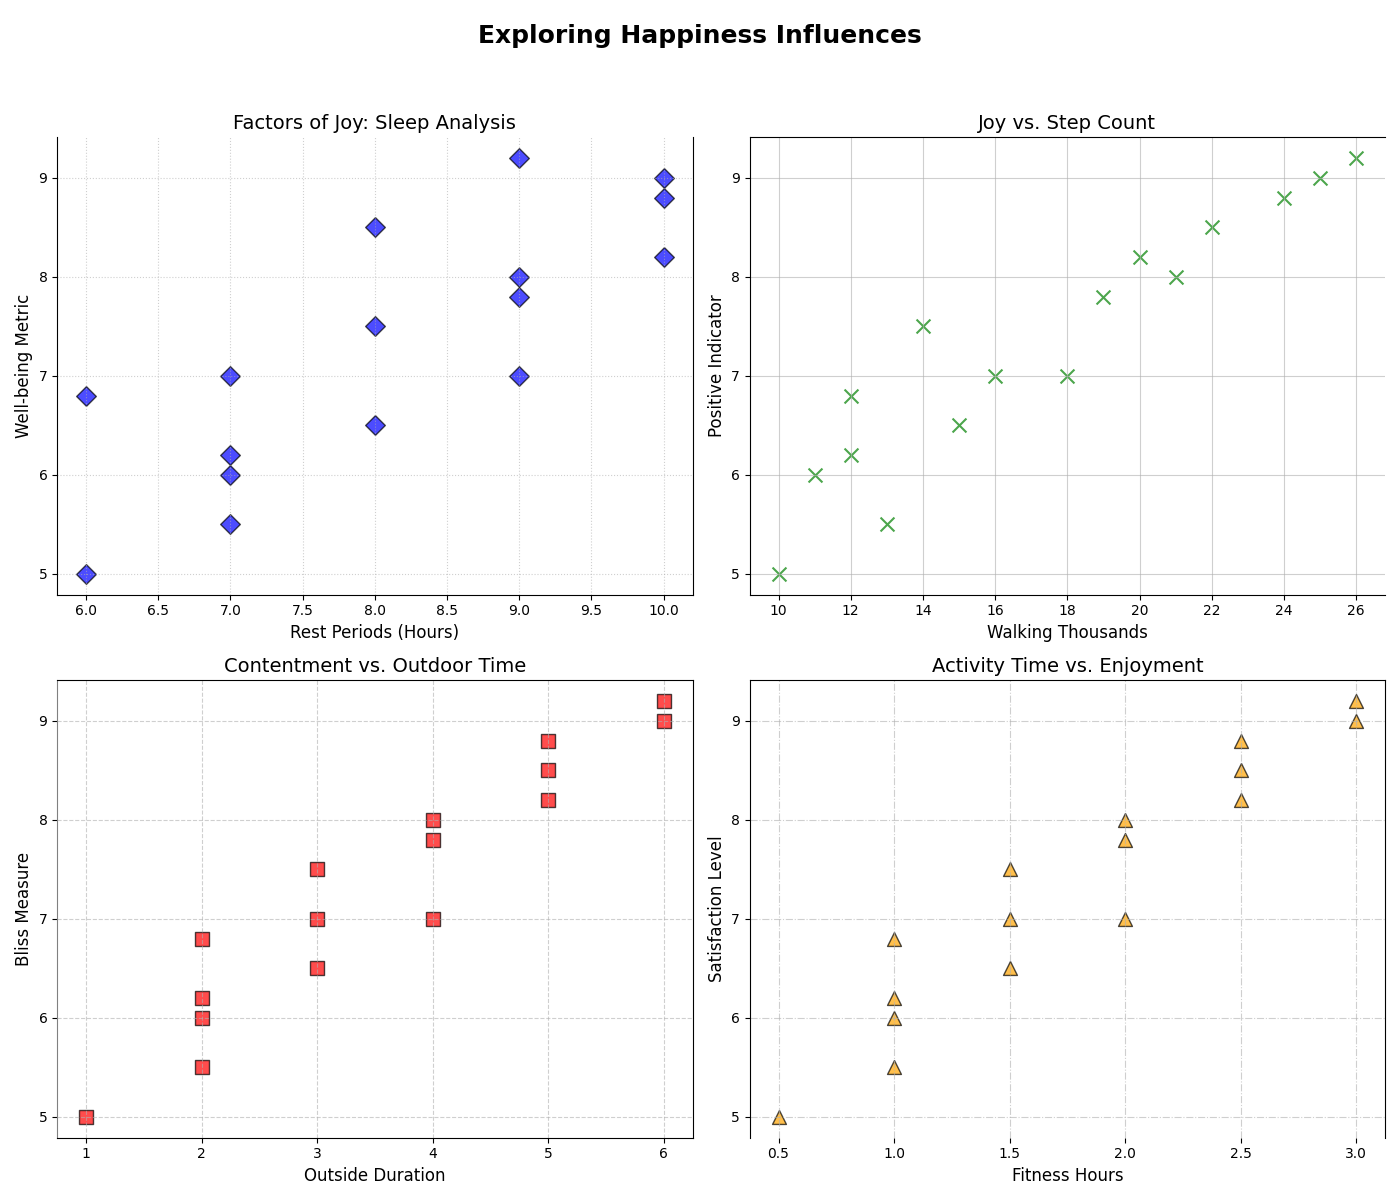

This figure's Python source:
import matplotlib.pyplot as plt
import numpy as np

# Data for the analysis
happiness_score = np.array([5.0, 6.2, 6.5, 6.0, 7.0, 8.2, 7.5, 7.8, 9.0, 8.5, 7.0, 6.8, 8.0, 8.8, 9.2, 5.5])
sleep_hours = np.array([6, 7, 8, 7, 9, 10, 8, 9, 10, 8, 7, 6, 9, 10, 9, 7])
daily_steps = np.array([10, 12, 15, 11, 18, 20, 14, 19, 25, 22, 16, 12, 21, 24, 26, 13])
outdoor_hours = np.array([1, 2, 3, 2, 4, 5, 3, 4, 6, 5, 3, 2, 4, 5, 6, 2])
exercise_duration = np.array([0.5, 1.0, 1.5, 1.0, 2.0, 2.5, 1.5, 2.0, 3.0, 2.5, 1.5, 1.0, 2.0, 2.5, 3.0, 1.0])

fig, axs = plt.subplots(2, 2, figsize=(14, 12))
fig.suptitle("Exploring Happiness Influences", fontsize=18, fontweight='bold')

# Using diamond marker, solid border and dotted grid
axs[0, 0].scatter(sleep_hours, happiness_score, color='blue', marker='D', s=100, edgecolor='black', alpha=0.7)
axs[0, 0].set_title("Factors of Joy: Sleep Analysis", fontsize=14)
axs[0, 0].set_xlabel("Rest Periods (Hours)", fontsize=12)
axs[0, 0].set_ylabel("Well-being Metric", fontsize=12)
axs[0, 0].grid(True, linestyle=':', alpha=0.6)
axs[0, 0].spines['top'].set_visible(False)

# Using cross marker, solid grid line and removing one border
axs[0, 1].scatter(daily_steps, happiness_score, color='green', marker='x', s=100, edgecolor='black', alpha=0.7)
axs[0, 1].set_title("Joy vs. Step Count", fontsize=14)
axs[0, 1].set_xlabel("Walking Thousands", fontsize=12)
axs[0, 1].set_ylabel("Positive Indicator", fontsize=12)
axs[0, 1].grid(True, linestyle='-', alpha=0.6)
axs[0, 1].spines['right'].set_visible(False)

# Using square marker, dashed grid line and changing color
axs[1, 0].scatter(outdoor_hours, happiness_score, color='red', marker='s', s=100, edgecolor='black', alpha=0.7)
axs[1, 0].set_title("Contentment vs. Outdoor Time", fontsize=14)
axs[1, 0].set_xlabel("Outside Duration", fontsize=12)
axs[1, 0].set_ylabel("Bliss Measure", fontsize=12)
axs[1, 0].grid(True, linestyle='--', alpha=0.6)
axs[1, 0].spines['left'].set_color('gray')

# Using triangle marker, dot-dash grid line and removing bottom border
axs[1, 1].scatter(exercise_duration, happiness_score, color='orange', marker='^', s=100, edgecolor='black', alpha=0.7)
axs[1, 1].set_title("Activity Time vs. Enjoyment", fontsize=14)
axs[1, 1].set_xlabel("Fitness Hours", fontsize=12)
axs[1, 1].set_ylabel("Satisfaction Level", fontsize=12)
axs[1, 1].grid(True, linestyle='-.', alpha=0.6)
axs[1, 1].spines['bottom'].set_visible(False)

fig.tight_layout(rect=[0, 0, 1, 0.95])
plt.show()
